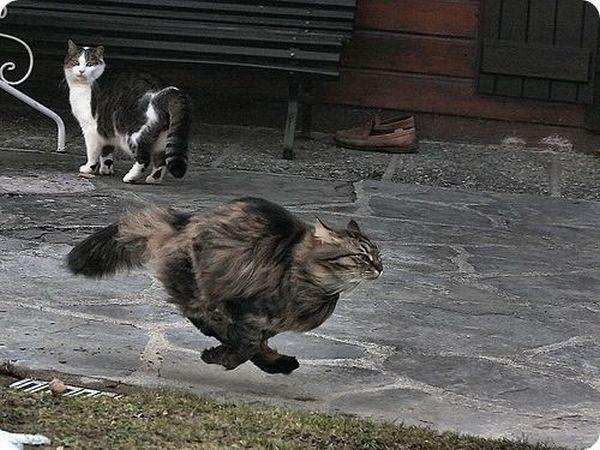
#> input picture source_image/dd1.jpg, 600 x 450 px
$ python image_read_write_file.py
#> lines starting #> are read from the running program, lines starting #| are printed output that depends on the picture
__author__ = "Thai Thien"
__email__ = "tthien@apcs.vn"

import cv2
import os
from os import path
import numpy as np

source_path = "source_image"
output_path = "output_image"


def read_and_write_image():
    image = cv2.imread(path.join(source_path, 'dd1.jpg'))
    cv2.imwrite(path.join(output_path, 'dd1.jpg'), image)


def read_as_grayscale_and_write():
    image = cv2.imread(path.join(source_path, 'dd1.jpg'),
                       cv2.IMREAD_GRAYSCALE)
    cv2.imwrite(path.join(output_path, 'dd1_gray.jpg'), image)


def generate_random_gray_image():
    randomByteArr = bytearray(os.urandom(120000))
    flatNpArr = np.array(randomByteArr)

    # convert to 400x300
    grayImage = flatNpArr.reshape(300, 400)
    cv2.imwrite(path.join(output_path, "random_gray.png"), grayImage)

    # convert to 400x100 color image
    bgrImage = flatNpArr.reshape(100, 400, 3)
    cv2.imwrite(path.join(output_path, "random_color.png"), bgrImage)


def read_and_change_the_pixel():
    image = cv2.imread(path.join(source_path, 'dd1.jpg'))
    print(image.item(150, 120, 0))
    image.itemset((150, 120, 0), 255)
    print(image.item(150, 120, 0))


def green_to_zero():
    image = cv2.imread(path.join(source_path, 'dd1.jpg'))
    image[:, :, 1] = 0
    cv2.imwrite(path.join(output_path, "zero_green.png"), image)


def get_roi():
    image = cv2.imread(path.join(source_path, 'dd1.jpg'))
    my_roi = image[170:400, 60:400]
    cv2.imwrite(path.join(output_path, "roi.png"), my_roi)


def put_roi_into_image():
    image = cv2.imread(path.join(source_path, 'dd1.jpg'))
#> image is the input picture: shape (450, 600, 3); mean B, G, R 79, 81.7, 83.5
    my_roi = image[170:400, 60:400]
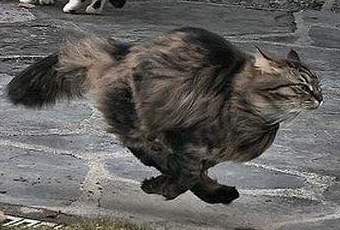
#> my_roi: shape (230, 340, 3); mean B, G, R 94, 96.6, 98.8
    image[0:230, 160:500] = my_roi
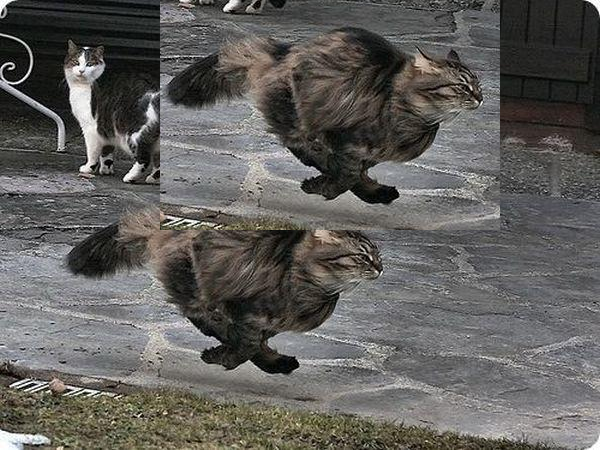
#> image: shape (450, 600, 3); mean B, G, R 92, 94.9, 96.6
    cv2.imwrite(path.join(output_path, "image_with_roi.png"), image)


if __name__ == "__main__":
    put_roi_into_image()
